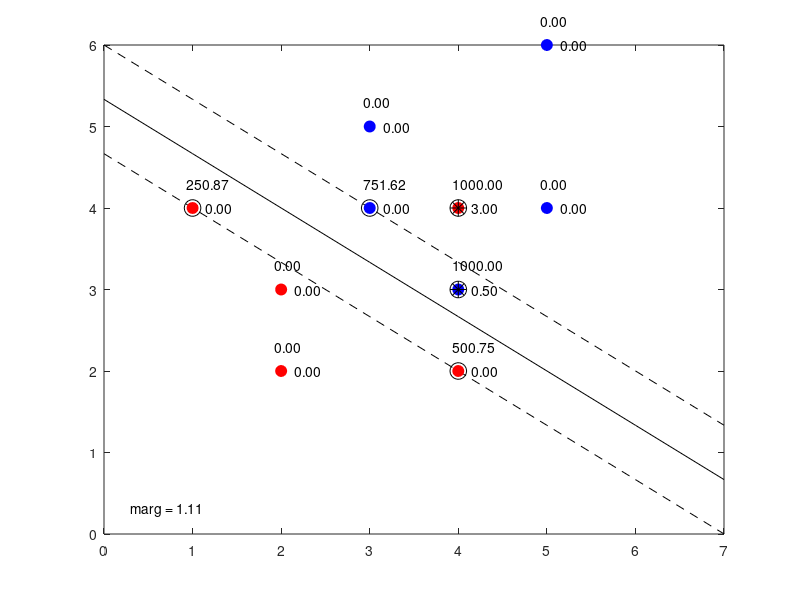

The MATLAB source for this figure:
#!/usr/bin/octave -qf

# Cargamos los datos de entrenamiento
load data/mini/tr.dat;          # Muestras entrenamiento (no separable)
load data/mini/trlabels.dat     # Etiquetas entrenamiento (no separable)

N = rows(tr);

# El tipo de kernel "-t 0" corresponde al tipo lineal
# Res es un tipo estructurado que contiene, entre otros:
#   los parámetros del modelo
#   los ı́ndices de los vectores que han resultado ser vectores soporte
#   el multiplicador de Lagrange
C = 1000
res = svmtrain(trlabels, tr, ["-q -t 0 -c ",num2str(C)]);

alpha = res.sv_coef

x = tr(res.sv_indices,:)
c = trlabels(res.sv_indices);
theta =  sum(x .* alpha)

%theta0 = - res.rho
aux = find(theta < c);
theta0 = sign(res.sv_coef(aux(1))) - theta*res.SVs(aux(1),:)'

margen = 2 / norm(theta)
pendiente = - theta(1) / theta(2)

val_x = [0:1:7];
recta = pendiente * val_x + -theta0/theta(2);
recta_margen1 = pendiente * val_x -(theta0 +1)/theta(2);
recta_margen2 = pendiente * val_x -(theta0 -1)/theta(2);

toler = zeros(length(trlabels),1);
for i = 1:length(res.sv_indices)
    toler(res.sv_indices(i))=abs( (abs(alpha(i))==C)*(1 - ( sign(alpha(i)) * (theta*tr(res.sv_indices(i),:)' + theta0) )) ); 
end

plot(   val_x, recta,"color","black",
        val_x, recta_margen1,"color","black","linestyle","--",
        val_x, recta_margen2,"color","black","linestyle","--",
        tr(trlabels==1, 1), tr(trlabels==1, 2), "o","markersize",8,"markerfacecolor","r","markeredgecolor","r",
        tr(trlabels==2, 1), tr(trlabels==2, 2), "o","markersize",8,"markerfacecolor","b","markeredgecolor","b",
        tr(res.sv_indices, 1), tr(res.sv_indices, 2), "o","markeredgecolor","black","markersize",12,
        tr(toler!=0,1),tr(toler!=0,2),"*","markeredgecolor","black","markersize",12
);

for i = 1:rows(tr)
	text(tr(i,1)+0.15,tr(i,2),sprintf("%4.2f",toler(i)),"FontSize",10)
endfor

aux = setdiff([1:rows(tr)],res.sv_indices);
for i = aux
	text(tr(i,1)-0.07,tr(i,2)+0.3,sprintf("0.00"),"FontSize",10)
end

for i = 1:rows(res.sv_indices)
	text(tr(res.sv_indices(i),1)-0.07,tr(res.sv_indices(i),2)+0.3,sprintf("%4.2f",abs(res.sv_coef(i))),"FontSize",10)
endfor

text(0.3,0.3,sprintf("marg = %4.2f",margen),"FontSize",10)


refresh();
print -djpg noSep_chart.jpg;